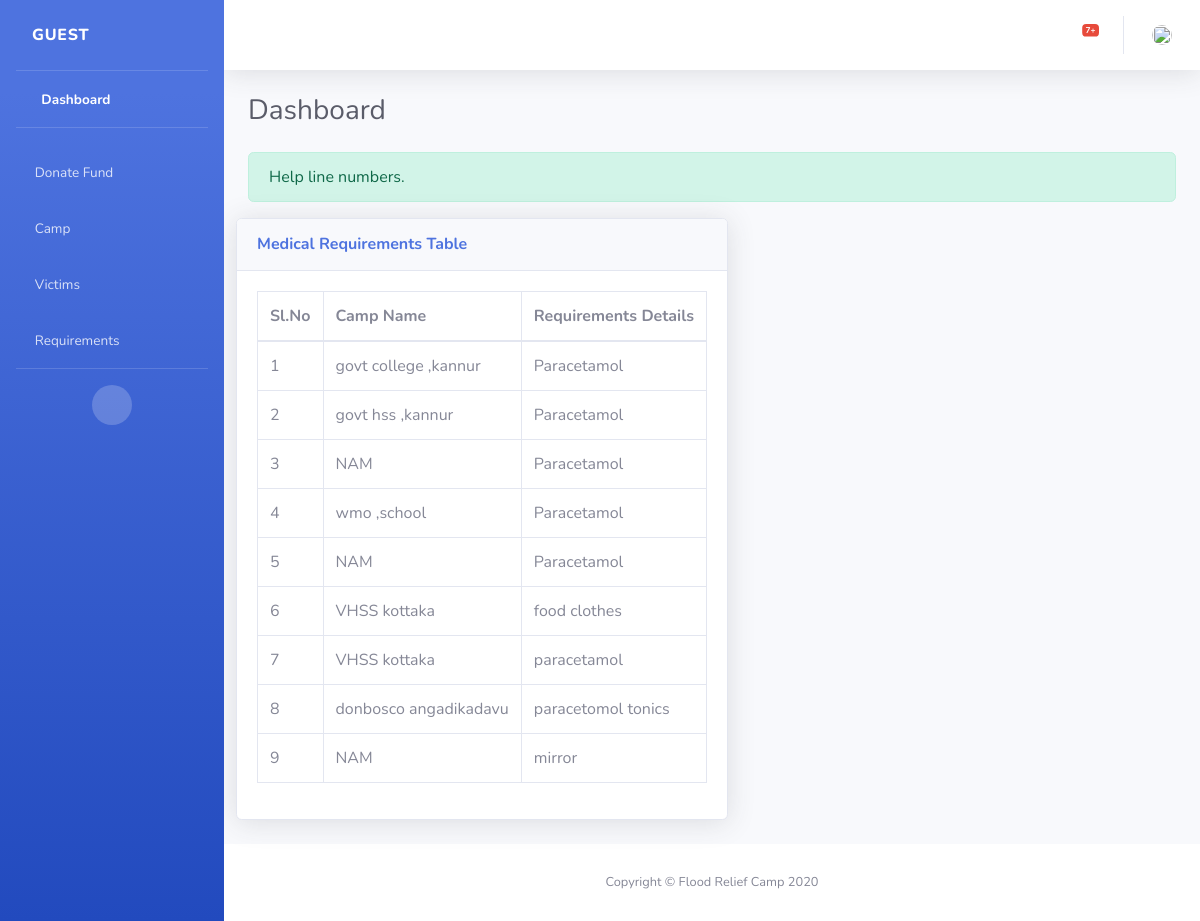
/user_camp_medrequirements, run on the app's committed database.
### app1/models.py (models this page shows)
class requirement_table(models.Model):
    camp_name=models.CharField(max_length=250)
    requirements_details=models.CharField(max_length=1000)
    requirement_type=models.CharField(max_length=250)
    status=models.CharField(max_length=250)

### app1/views.py (the view)
# urls.py: path('user_camp_medrequirements',views.user_view_medical_requirements,name='user_view_camp_medrequirements'),
def user_view_medical_requirements(request):
    obj=requirement_table.objects.filter(requirement_type='medical requirements')
    obj2=warning_table.objects.all().order_by('-id')
    count=0
    for i in obj2:
       count=count+1
    return render(request,'Guest_users_view_Medrequirements.html',{'requirements':obj,'warning':obj2,'count':count})

### app1/templates/Guest_users_view_Medrequirements.html (shortened to what this page needs)
<!DOCTYPE html>
<html lang="en">
{% load static %}
<head>
    <link href="{% static "vendor/fontawesome-free/css/all.min.css"%}"" rel="stylesheet" type="text/css">
    <link href="{% static "css/sb-admin-2.min.css"%}"" rel="stylesheet">
</head>
<body id="page-top">
    <div id="wrapper">
        <ul class="navbar-nav bg-gradient-primary sidebar sidebar-dark accordion " id="accordionSidebar">
            <a class="sidebar-brand d-flex align-items-center justify-content-left" href="{% url 'guest_user_dashboard' %}">
                <div class="sidebar-brand-text mx-3">Guest </div>
            </a>
            <hr class="sidebar-divider my-0">
            <li class="nav-item active">
                <a class="nav-link" href="{% url 'guest_user_dashboard' %}">
                    <i class="fas fa-fw fa-tachometer-alt"></i>
                    <span>Dashboard</span></a>
            </li>
            <hr class="sidebar-divider">
            <li class="nav-item">
                <a class="nav-link collapsed" href="{% url 'user_donation' %}"
                    >
                    <i class="fas fa-hands-helping"></i>
                    <span>Donate Fund</span>
                </a>
            </li>
            <li class="nav-item">
                <a class="nav-link collapsed" href="#" data-toggle="collapse" data-target="#collapseTwo"
                    aria-expanded="true" aria-controls="collapseTwo">
                    <i class="fas fa-home"></i>
                    <span>Camp</span>
                </a>
            </li>
            <li class="nav-item">
                <a class="nav-link collapsed" href="#" data-toggle="collapse" data-target="#collapseUtilities"
                    aria-expanded="true" aria-controls="collapseUtilities">
                    <i class="fas fa-wheelchair"></i>
                    <span>Victims</span>
                </a>
            </li>
            <li class="nav-item">
                <a class="nav-link collapsed" href="#" data-toggle="collapse" data-target="#collapsePages3"
                    aria-expanded="true" aria-controls="collapsePages3">
                    <i class="fas fa-truck"></i>
                    <span>Requirements</span>
                </a>
            </li>
            <hr class="sidebar-divider d-none d-md-block">
            <div class="text-center d-none d-md-inline">
                <button class="rounded-circle border-0" id="sidebarToggle"></button>
            </div>
        </ul>
        <div id="content-wrapper" class="d-flex flex-column">
            <div id="content">
                <nav class="navbar navbar-expand navbar-light bg-white topbar mb-4 static-top shadow">
                    <ul class="navbar-nav ml-auto">
                        <li class="nav-item dropdown no-arrow mx-1">
                            <a class="nav-link dropdown-toggle" href="#" id="alertsDropdown" role="button"
                                data-toggle="dropdown" aria-haspopup="true" aria-expanded="false">
                                <i class="fas fa-bell fa-fw"></i>
                                <span class="badge badge-danger badge-counter">{{count}}+</span>
                            </a>
                        </li>
                        <li class="nav-item dropdown no-arrow">
                            <a class="nav-link dropdown-toggle" href="#" id="userDropdown" role="button"
                                data-toggle="dropdown" aria-haspopup="true" aria-expanded="false">
                                <img class="img-profile rounded-circle"
                                    src="{% static "images/profileicon.png"%}"" style="width: 20px; height:20px;">
                            </a>
                        </li>
                    </ul>
                </nav>
                <div class="container-fluid">
                    <div class="d-sm-flex align-items-center justify-content-between mb-4">
                        <h1 class="h3 mb-0 text-gray-800">Dashboard</h1>
                    </div>
                    <div class="alert alert-success" role="alert">
                        Help line numbers.
                      </div>
                    <div class="row">
                        <div class="card shadow mb-4">
                            <div class="card-header py-3">
                                <h6 class="m-0 font-weight-bold text-primary"> Medical Requirements Table</h6>
                            </div>
                            <div class="card-body">
                                <div class="table-responsive">
                                    <table class="table table-bordered" id="dataTable" width="100%" cellspacing="0">
                                        <thead>
                                            <tr>
                                                <th>Sl.No</th>
                                                <th>Camp Name</th>
                                                <th>Requirements Details</th>
                                            </tr>
                                        </thead>
                                        <tbody>
                                            {% for x in requirements %}
                                            <tr>
                                                <td>{{forloop.counter|add:0}}</td>
                                                <td>{{x.camp_name}}</td>
                                                <td>{{x.requirements_details}}</td>
                                            </tr>
                                           {% endfor %}
                                        </tbody>
                                    </table>
                                </div>
                            </div>
                        </div>
                    </div>
                </div>
            </div>
            <footer class="sticky-footer bg-white">
                <div class="container my-auto">
                    <div class="copyright text-center my-auto">
                        <span>Copyright &copy; Flood Relief Camp 2020</span>
                    </div>
                </div>
            </footer>
        </div>
    </div>
</body>
</html>

### data on the page
requirement_table: camp_name "govt college ,kannur", requirements_details "Paracetamol"
requirement_table: camp_name "govt hss ,kannur", requirements_details "Paracetamol"
requirement_table: camp_name "NAM", requirements_details "Paracetamol"
requirement_table: camp_name "wmo ,school", requirements_details "Paracetamol"
requirement_table: camp_name "NAM", requirements_details "Paracetamol"
requirement_table: camp_name "VHSS kottaka", requirements_details "food clothes"
requirement_table: camp_name "VHSS kottaka", requirements_details "paracetamol"
requirement_table: camp_name "donbosco angadikadavu", requirements_details "paracetomol tonics"
requirement_table: camp_name "NAM", requirements_details "mirror"

### other printed values
{{ count }} "7"
